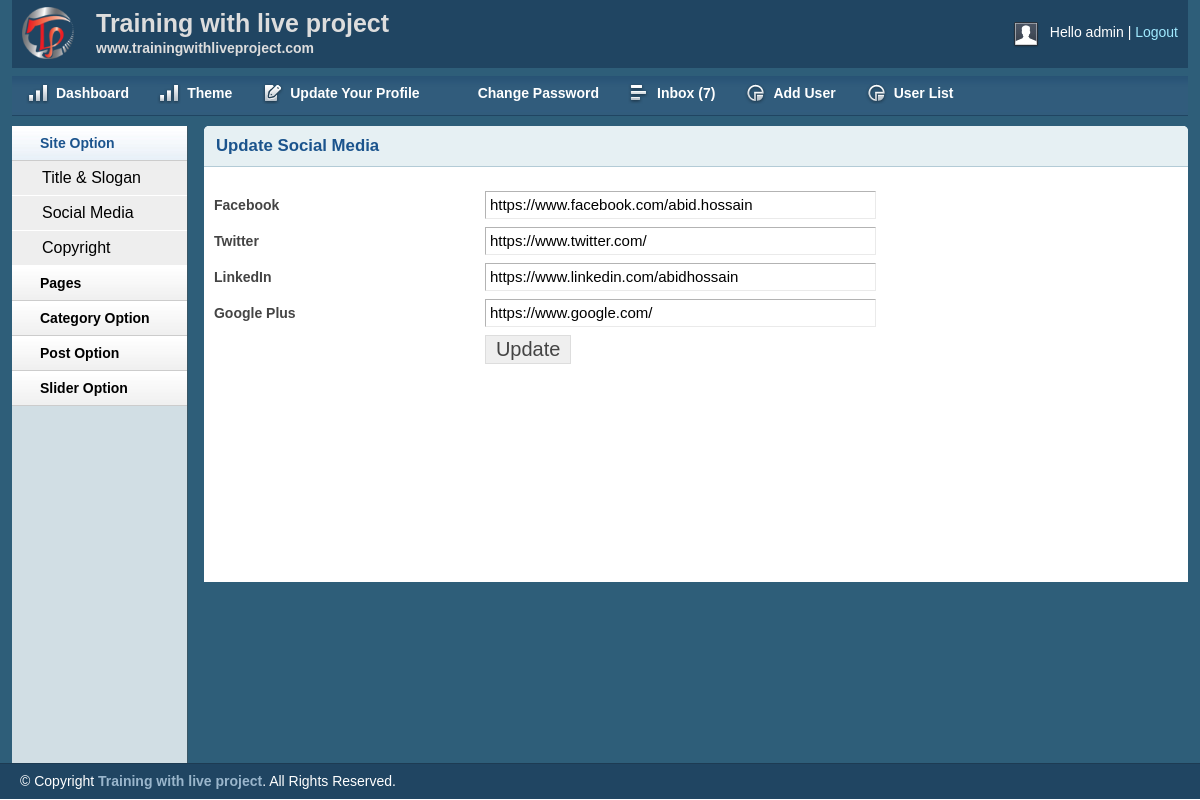
Screenshot of /admin/social.php (signed in) with the database file from the repository.
### tables this page shows
CREATE TABLE `tbl_social` (
  `id` int(11) NOT NULL,
  `fb` varchar(255) NOT NULL,
  `tw` varchar(255) NOT NULL,
  `ln` varchar(255) NOT NULL,
  `gg` varchar(255) NOT NULL
);

### lib/Database.php (called while the page is built, shortened)
<?php
Class Database{
	public $host   = DB_HOST;
	public $user   = DB_USER;
	public $pass   = DB_PASS;
	public $dbname = DB_NAME;
	public $link;
	private function connectDB(){
	$this->link = new mysqli($this->host, $this->user, $this->pass, $this->dbname);
 }
	public function select($query){
		$result = $this->link->query($query) or die($this->link->error.__LINE__);
		if($result->num_rows > 0){
			return $result;
		} else {
			return false;
		}
	}
}

### admin/social.php (the view, shortened to what this page needs)
<?php include 'inc/header.php'?>
<?php include 'inc/sidebar.php'?>
<div class="grid_10">
    <div class="box round first grid">
        <h2>Update Social Media</h2>
        <div class="block">
        <?php
            $query = "select * from tbl_social where id = 1";
            $sociallink = $db->select($query);
            if ($sociallink) {
                    while ($result = $sociallink->fetch_assoc()) {
        ?>
        <form action="social.php" method="post">
        <table class="form">
            <tr>
                <td>
                    <label>Facebook</label>
                </td>
                <td>
                    <input type="text" name="fb" value="<?php echo $result['fb'] ?>" class="medium" />
                </td>
            </tr>
                <tr>
                <td>
                    <label>Twitter</label>
                </td>
                <td>
                    <input type="text" name="tw" value="<?php echo $result['tw'] ?>"class="medium" />
                </td>
            </tr>
                <tr>
                <td>
                    <label>LinkedIn</label>
                </td>
                <td>
                    <input type="text" name="ln" value="<?php echo $result['ln'] ?>" class="medium" />
                </td>
            </tr>
                <tr>
                <td>
                    <label>Google Plus</label>
                </td>
                <td>
                    <input type="text" name="gg" value="<?php echo $result['gg'] ?>" class="medium" />
                </td>
            </tr>
                <tr>
                <td></td>
                <td>
                    <input type="submit" name="submit" Value="Update" />
                </td>
            </tr>
        </table>
        </form>
        <?php } } ?>
            </div>
    </div>
</div>
<?php include 'inc/footer.php'?>

### admin/css/layout.css (style rules this page uses)
body { background: #fff none repeat scroll 0 0; color: #444; font-size: 14px; padding: 0; }
h1, h2, h3, h4, h5, h6 { line-height:1.2em; margin-bottom:.3em; }
h2 { margin-top:1em; }
.box { background:#fff; margin-bottom:20px; padding:10px 10px 10px 10px; margin-left:-8px; }
.box.grid { padding-bottom:40px; }
.box.round { -moz-border-radius: 5px 5px 0px 0px; -webkit-border-radius: 5px 5px 0px 0px; border-radius: 5px 5px 0px 0px; }
.box h2 { font-size:1.2em; font-weight:bold; color:#1B548D; background:#E6F0F3; margin:-10px -10px 0 -10px; padding:10px 12px; border-bottom:1px solid #B3CBD6; -moz-border-radius: 5px 5px 0px 0px; -webkit-border-radius: 5px 5px 0px 0px; border-radius: 5px 5px 0px 0px; }
.box.first { min-height: 406px; }
.block { padding-top:20px; }
table.form { width:100%; }
table.form td { padding:4px 0px; }
table.form label { font-weight:bold; }
table.form input, table.form select { font-size: 15px; padding: 4px 4px 5px 4px; border-top: 1px solid #b3b3b3; border-left: 1px solid #b3b3b3; border-right: 1px solid #eaeaea; border-bottom: 1px solid #eaeaea; }
table.form input[type="submit"] { border: 1px solid #ddd; color: #444; cursor: pointer; font-size: 20px; padding: 2px 10px; }
input.medium { width: 55%; }
.block { padding-bottom:1px; }

### rows the page displays
tbl_social: fb "https://www.facebook.com/abid.hossain", tw "https://www.twitter.com/", ln "https://www.linkedin.com/abidhossain", gg "https://www.google.com/"

### other values shown
Session::get('username') "admin"
$count "7"
